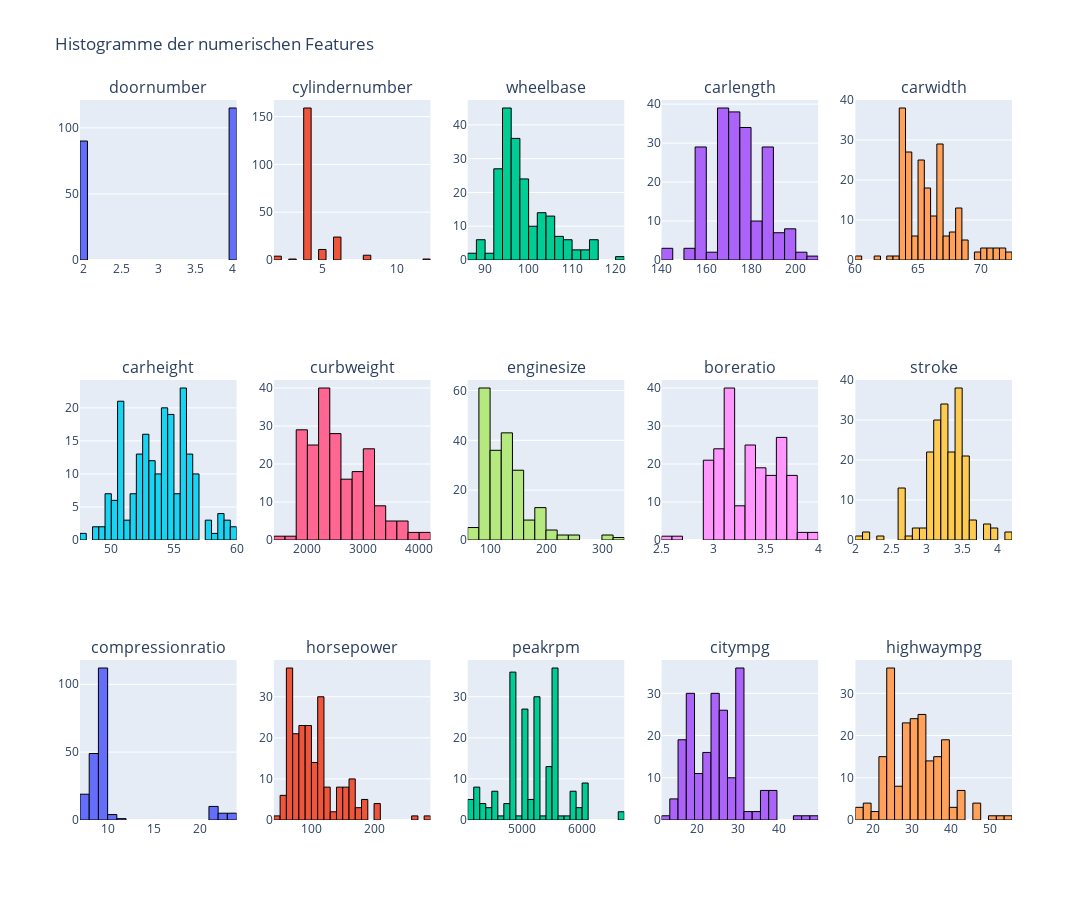

Source (notebook cell):
### Code cell
# Feature engneering
numerical_columns = ['doornumber','cylindernumber','wheelbase', 'carlength', 'carwidth', 'carheight', 'curbweight',
                     'enginesize', 'boreratio', 'stroke', 'compressionratio', 'horsepower',
                     'peakrpm', 'citympg', 'highwaympg']

cols = 5
rows = int(np.ceil(len(numerical_columns) / cols))

fig = make_subplots(rows=rows, cols=cols, subplot_titles=numerical_columns)

for i, feature in enumerate(numerical_columns):
    row = i // cols + 1
    col = i % cols + 1

    fig.add_trace(
    go.Histogram(
        x=df[feature],
        nbinsx=25,
        name=feature,
        marker=dict(
            line=dict(
                color='black',  # Linienfarbe
                width=1         # Liniendicke
            )
        )
    ),
    row=row, col=col
    )


fig.update_layout(
    height=300 * rows,
    width=1400,
    title_text="Histogramme der numerischen Features",
    showlegend=False
)

fig.show()

### Figure 1 — Plotly figure (JSON) as saved in the notebook; plotly's stock layout.template omitted (floating-point values rounded to 4 significant figures; data arrays with more than 128 entries replaced by an {"elided": "..."} marker saying what was removed)
{"data": [{"marker": {"line": {"color": "black", "width": 1}}, "name": "doornumber", "nbinsx": 25, "type": "histogram", "x": {"elided": "205 int values"}, "xaxis": "x", "yaxis": "y"}, {"marker": {"line": {"color": "black", "width": 1}}, "name": "cylindernumber", "nbinsx": 25, "type": "histogram", "x": {"elided": "205 int values"}, "xaxis": "x2", "yaxis": "y2"}, {"marker": {"line": {"color": "black", "width": 1}}, "name": "wheelbase", "nbinsx": 25, "type": "histogram", "x": {"elided": "205 float values"}, "xaxis": "x3", "yaxis": "y3"}, {"marker": {"line": {"color": "black", "width": 1}}, "name": "carlength", "nbinsx": 25, "type": "histogram", "x": {"elided": "205 float values"}, "xaxis": "x4", "yaxis": "y4"}, {"marker": {"line": {"color": "black", "width": 1}}, "name": "carwidth", "nbinsx": 25, "type": "histogram", "x": {"elided": "205 float values"}, "xaxis": "x5", "yaxis": "y5"}, {"marker": {"line": {"color": "black", "width": 1}}, "name": "carheight", "nbinsx": 25, "type": "histogram", "x": {"elided": "205 float values"}, "xaxis": "x6", "yaxis": "y6"}, {"marker": {"line": {"color": "black", "width": 1}}, "name": "curbweight", "nbinsx": 25, "type": "histogram", "x": {"elided": "205 int values"}, "xaxis": "x7", "yaxis": "y7"}, {"marker": {"line": {"color": "black", "width": 1}}, "name": "enginesize", "nbinsx": 25, "type": "histogram", "x": {"elided": "205 int values"}, "xaxis": "x8", "yaxis": "y8"}, {"marker": {"line": {"color": "black", "width": 1}}, "name": "boreratio", "nbinsx": 25, "type": "histogram", "x": {"elided": "205 float values"}, "xaxis": "x9", "yaxis": "y9"}, {"marker": {"line": {"color": "black", "width": 1}}, "name": "stroke", "nbinsx": 25, "type": "histogram", "x": {"elided": "205 float values"}, "xaxis": "x10", "yaxis": "y10"}, {"marker": {"line": {"color": "black", "width": 1}}, "name": "compressionratio", "nbinsx": 25, "type": "histogram", "x": {"elided": "205 float values"}, "xaxis": "x11", "yaxis": "y11"}, {"marker": {"line": {"color": "black", "width": 1}}, "name": "horsepower", "nbinsx": 25, "type": "histogram", "x": {"elided": "205 int values"}, "xaxis": "x12", "yaxis": "y12"}, {"marker": {"line": {"color": "black", "width": 1}}, "name": "peakrpm", "nbinsx": 25, "type": "histogram", "x": {"elided": "205 int values"}, "xaxis": "x13", "yaxis": "y13"}, {"marker": {"line": {"color": "black", "width": 1}}, "name": "citympg", "nbinsx": 25, "type": "histogram", "x": {"elided": "205 int values"}, "xaxis": "x14", "yaxis": "y14"}, {"marker": {"line": {"color": "black", "width": 1}}, "name": "highwaympg", "nbinsx": 25, "type": "histogram", "x": {"elided": "205 int values"}, "xaxis": "x15", "yaxis": "y15"}], "layout": {"annotations": [{"font": {"size": 16}, "showarrow": false, "text": "doornumber", "x": 0.084, "xanchor": "center", "xref": "paper", "y": 1, "yanchor": "bottom", "yref": "paper"}, {"font": {"size": 16}, "showarrow": false, "text": "cylindernumber", "x": 0.292, "xanchor": "center", "xref": "paper", "y": 1, "yanchor": "bottom", "yref": "paper"}, {"font": {"size": 16}, "showarrow": false, "text": "wheelbase", "x": 0.5, "xanchor": "center", "xref": "paper", "y": 1, "yanchor": "bottom", "yref": "paper"}, {"font": {"size": 16}, "showarrow": false, "text": "carlength", "x": 0.708, "xanchor": "center", "xref": "paper", "y": 1, "yanchor": "bottom", "yref": "paper"}, {"font": {"size": 16}, "showarrow": false, "text": "carwidth", "x": 0.916, "xanchor": "center", "xref": "paper", "y": 1, "yanchor": "bottom", "yref": "paper"}, {"font": {"size": 16}, "showarrow": false, "text": "carheight", "x": 0.084, "xanchor": "center", "xref": "paper", "y": 0.6111, "yanchor": "bottom", "yref": "paper"}, {"font": {"size": 16}, "showarrow": false, "text": "curbweight", "x": 0.292, "xanchor": "center", "xref": "paper", "y": 0.6111, "yanchor": "bottom", "yref": "paper"}, {"font": {"size": 16}, "showarrow": false, "text": "enginesize", "x": 0.5, "xanchor": "center", "xref": "paper", "y": 0.6111, "yanchor": "bottom", "yref": "paper"}, {"font": {"size": 16}, "showarrow": false, "text": "boreratio", "x": 0.708, "xanchor": "center", "xref": "paper", "y": 0.6111, "yanchor": "bottom", "yref": "paper"}, {"font": {"size": 16}, "showarrow": false, "text": "stroke", "x": 0.916, "xanchor": "center", "xref": "paper", "y": 0.6111, "yanchor": "bottom", "yref": "paper"}, {"font": {"size": 16}, "showarrow": false, "text": "compressionratio", "x": 0.084, "xanchor": "center", "xref": "paper", "y": 0.2222, "yanchor": "bottom", "yref": "paper"}, {"font": {"size": 16}, "showarrow": false, "text": "horsepower", "x": 0.292, "xanchor": "center", "xref": "paper", "y": 0.2222, "yanchor": "bottom", "yref": "paper"}, {"font": {"size": 16}, "showarrow": false, "text": "peakrpm", "x": 0.5, "xanchor": "center", "xref": "paper", "y": 0.2222, "yanchor": "bottom", "yref": "paper"}, {"font": {"size": 16}, "showarrow": false, "text": "citympg", "x": 0.708, "xanchor": "center", "xref": "paper", "y": 0.2222, "yanchor": "bottom", "yref": "paper"}, {"font": {"size": 16}, "showarrow": false, "text": "highwaympg", "x": 0.916, "xanchor": "center", "xref": "paper", "y": 0.2222, "yanchor": "bottom", "yref": "paper"}], "height": 900, "showlegend": false, "title": {"text": "Histogramme der numerischen Features"}, "width": 1400, "xaxis": {"anchor": "y", "domain": [0, 0.168]}, "xaxis10": {"anchor": "y10", "domain": [0.832, 1]}, "xaxis11": {"anchor": "y11", "domain": [0, 0.168]}, "xaxis12": {"anchor": "y12", "domain": [0.208, 0.376]}, "xaxis13": {"anchor": "y13", "domain": [0.416, 0.584]}, "xaxis14": {"anchor": "y14", "domain": [0.624, 0.792]}, "xaxis15": {"anchor": "y15", "domain": [0.832, 1]}, "xaxis2": {"anchor": "y2", "domain": [0.208, 0.376]}, "xaxis3": {"anchor": "y3", "domain": [0.416, 0.584]}, "xaxis4": {"anchor": "y4", "domain": [0.624, 0.792]}, "xaxis5": {"anchor": "y5", "domain": [0.832, 1]}, "xaxis6": {"anchor": "y6", "domain": [0, 0.168]}, "xaxis7": {"anchor": "y7", "domain": [0.208, 0.376]}, "xaxis8": {"anchor": "y8", "domain": [0.416, 0.584]}, "xaxis9": {"anchor": "y9", "domain": [0.624, 0.792]}, "yaxis": {"anchor": "x", "domain": [0.7778, 1]}, "yaxis10": {"anchor": "x10", "domain": [0.3889, 0.6111]}, "yaxis11": {"anchor": "x11", "domain": [0, 0.2222]}, "yaxis12": {"anchor": "x12", "domain": [0, 0.2222]}, "yaxis13": {"anchor": "x13", "domain": [0, 0.2222]}, "yaxis14": {"anchor": "x14", "domain": [0, 0.2222]}, "yaxis15": {"anchor": "x15", "domain": [0, 0.2222]}, "yaxis2": {"anchor": "x2", "domain": [0.7778, 1]}, "yaxis3": {"anchor": "x3", "domain": [0.7778, 1]}, "yaxis4": {"anchor": "x4", "domain": [0.7778, 1]}, "yaxis5": {"anchor": "x5", "domain": [0.7778, 1]}, "yaxis6": {"anchor": "x6", "domain": [0.3889, 0.6111]}, "yaxis7": {"anchor": "x7", "domain": [0.3889, 0.6111]}, "yaxis8": {"anchor": "x8", "domain": [0.3889, 0.6111]}, "yaxis9": {"anchor": "x9", "domain": [0.3889, 0.6111]}}}
